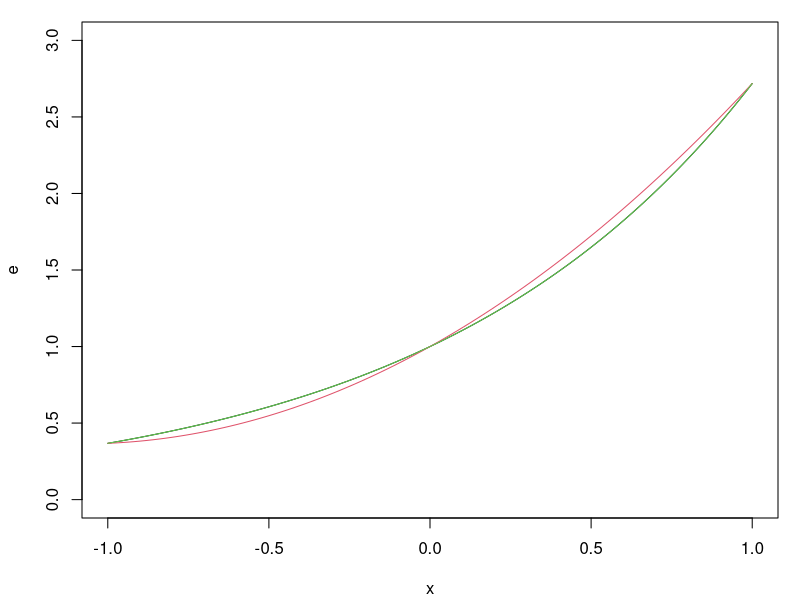
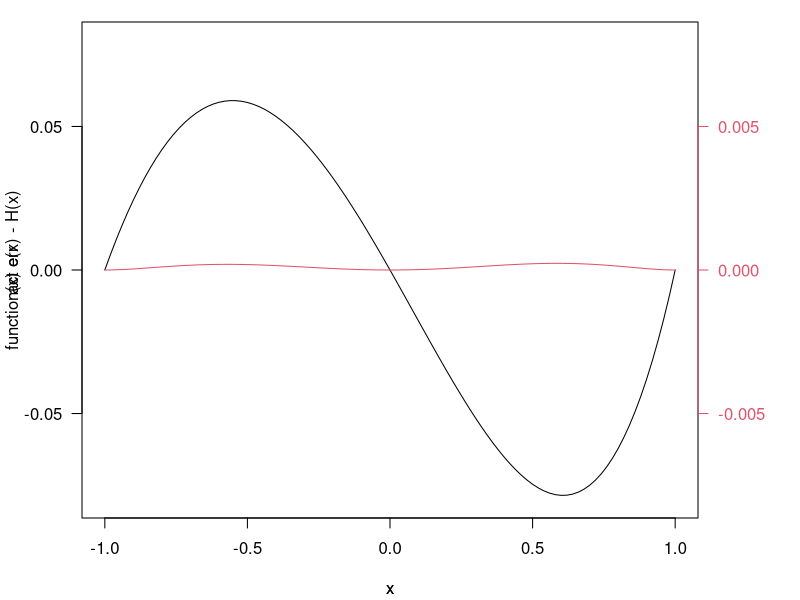
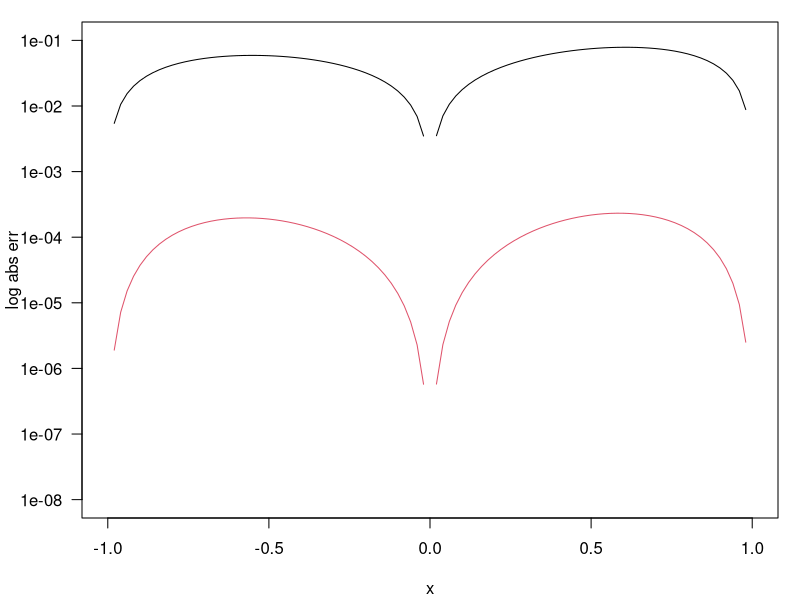

R code for these plots, in order:
L0 <- function(x) 1/2*(x)*(x-1)
L1 <- function(x) -1/1*(x+1)*(x-1)
L2 <- function(x) 1/2*(x)*(x+1)

L0p <- function(x) x-1/2
L1p <- function(x) -2*x
L2p <- function(x) x+1/2

h0 <- function(x) (1-2*(x-(-1))*L0p(-1))*(L0(x))^2
h1 <- function(x) (1-2*(x-(0))*L1p(0))*(L1(x))^2
h2 <- function(x) (1-2*(x-(1))*L2p(1))*(L2(x))^2

hh0 <- function(x) (x-(-1))*(L0(x))^2
hh1 <- function(x) (x-(0))*(L1(x))^2
hh2 <- function(x) (x-(1))*(L2(x))^2


e <- function(x)exp(x)
L <- function(x)exp(-1)*L0(x) + exp(0)*L1(x) + exp(1)*L2(x)
H <- function(x)exp(-1)*h0(x) + exp(0)*h1(x) + exp(1)*h2(x) + exp(-1)*hh0(x) + exp(0)*hh1(x) + exp(1)*hh2(x)

par(mar=c(4.1, 4.1, 1.1, 1.1))
plot(e, xlim=c(-1, 1), ylim=c(0, 3))
plot(L, xlim=c(-1, 1), col=2, add=T)
plot(H, xlim=c(-1, 1), col=3, add=T)

par(mar=c(4.1, 4.1, 1.1, 5.1))
plot(function(x)e(x)-L(x), xlim=c(-1, 1), ylim=c(-0.08, 0.08), ylab="act err", las=1)
par(new=T)
plot(function(x)e(x)-H(x), xlim=c(-1, 1), ylim=c(-0.008, 0.008), col=2, las=1, axes=F)
axis(4, las=1, col=2, col.axis=2)

par(mar=c(4.1, 4.1, 1.1, 1.1))
plot(function(x)(abs(e(x)-L(x))), xlim=c(-1, 1), ylim=c(1e-8, 0.1), log='y', las=1, ylab="log abs err")
plot(function(x)(abs(e(x)-H(x))), xlim=c(-1, 1), col=2, add=T)
